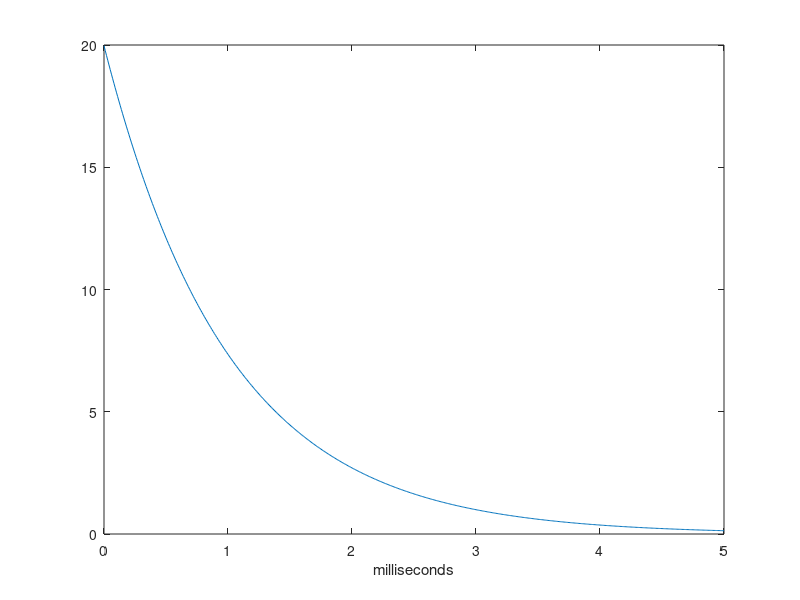

MATLAB code to generate this figure:

% H&K Drill problems chap. 7

R = 1000;     % Ohms
L = 2; % Henrys
C = L / (4 * R * R); % Farads



a = 1 / (2 * R * C);
w0 = 1 / sqrt (L * C);

s1 = -a + sqrt (a ^ 2 - w0 ^ 2);
s2 = -a - sqrt (a ^ 2 - w0 ^ 2);

disp (sprintf ('alpha = %3.3f', a));
disp (sprintf ('w0 = %3.3f', w0));
disp (sprintf ('s1 = %3.3e', s1));
disp (sprintf ('s2 = %3.3e', s2));

A1 = 6.67;
A2 = 13.3;

t = (0 : 10 : 5000) * 1e-6;
v = A1 * exp (s1 * t) + A2 * exp (s2 * t);
plot (t * 1e3, v)
xlabel ('milliseconds');
